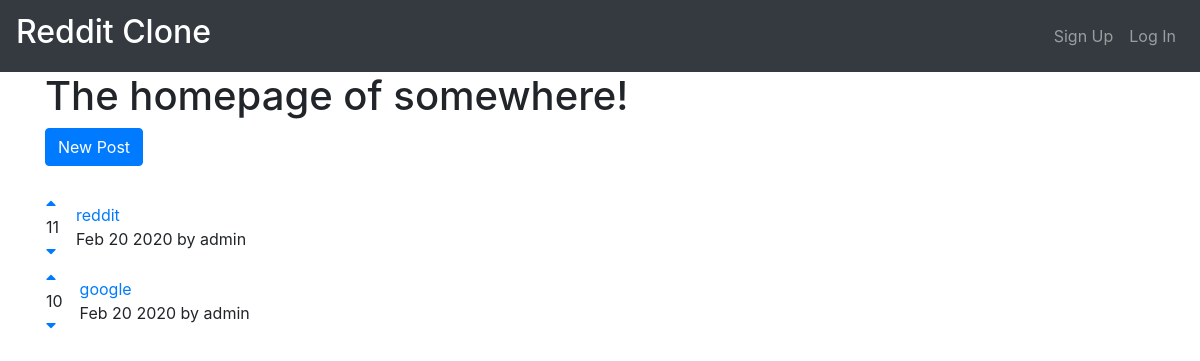
Before: / with the older database file.
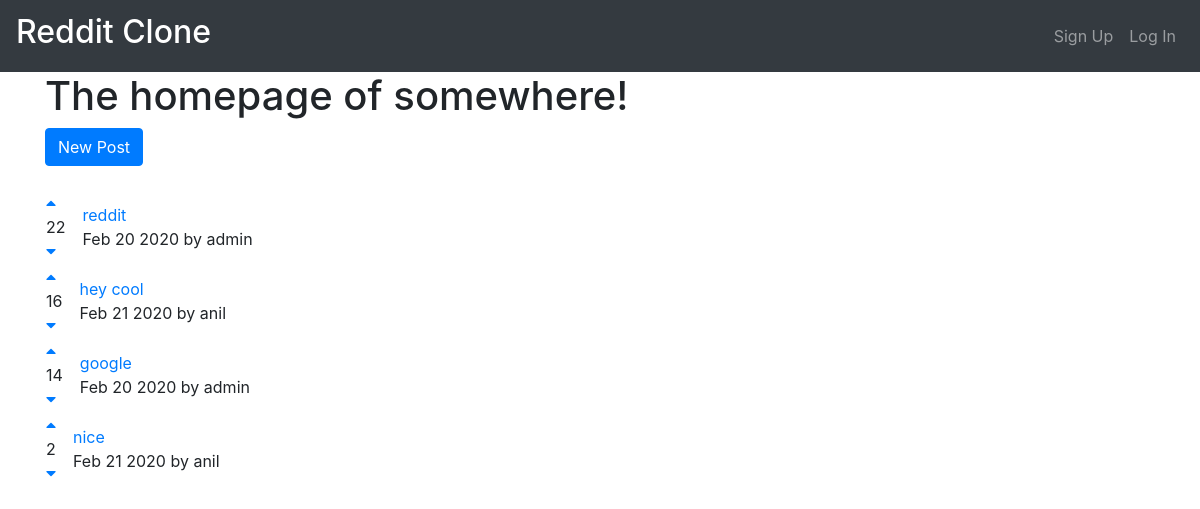
After: the same page with the newer database file.
### posts/models.py (models this page shows)
class Post(models.Model):
    title = models.CharField(max_length=200)
    url = models.TextField()
    pub_date = models.DateTimeField()
    author = models.ForeignKey(User, on_delete=models.CASCADE,)
    votes_total = models.IntegerField(default=1)
    def pub_date_pretty(self):
        return self.pub_date.strftime('%b %e %Y')

### posts/views.py (the view)
# urls.py: 2. Add a URL to urlpatterns:  path('', views.home, name='home')
def home(request):
    posts = Post.objects.order_by('-votes_total')
    return render(request, 'posts/home.html', {'posts': posts})

### posts/templates/posts/home.html (shortened to what this page needs)
{% extends 'base.html' %}
{% block content %}
	<h1>The homepage of somewhere!</h1>
	<a class="btn btn-primary" href="{% url 'posts:create' %}">New Post</a>
	<br>
	<br>
	{% for post in posts.all %}
		<table>
			<tr>
				<td class="pr-3"> <a href="#" onclick="document.getElementById('upvote{{ post.id }}').submit() "> <i class="fas fa-caret-up"></i></a><br> {{ post.votes_total }} <br><a href="#" onclick="document.getElementById('downvote{{ post.id }}').submit() "> <i class="fas fa-caret-down"></i></a></td>
				<td><a target="_blank" href="{{post.url}}">{{post.title}}</a>
				<br> {{post.pub_date_pretty}} by {{post.author.username}}
			<br> </td>
		</tr>
	</table>
{% endfor %}
{% endblock %}

### templates/base.html (shortened to what this page needs)
<!doctype html>
<html lang="en">
	<head>
		<link rel="stylesheet" href="https://stackpath.bootstrapcdn.com/bootstrap/4.4.1/css/bootstrap.min.css">
		<link rel="stylesheet" href="https://use.fontawesome.com/releases/v5.7.0/css/all.css">
	</head>
	<body>
		<nav class="navbar navbar-expand-lg navbar-dark bg-dark">
			<a class="navbar-brand" href="{% url 'home' %}"><h2>Reddit Clone</h2></a>
			<div class="collapse navbar-collapse" id="navbarSupportedContent">
				<ul class="navbar-nav ml-auto">
					{% if user.is_authenticated %}
						<li class="nav-item ">
							<a class="nav-link" href="#" onclick="document.getElementById('soForm').submit() ">Logout <span class="sr-only"></span></a>
						</li>
						<form id="soForm" action="{% url 'accounts:logout' %}" method="POST">
							{% csrf_token %}
							<input type="hidden">
						</form>
					{% else %}
						<li class="nav-item ">
							<a class="nav-link" href="{% url 'accounts:signup' %}">Sign Up</a>
						</li>
						<li class="nav-item ">
							<a class="nav-link" href="{% url 'accounts:login' %}">Log In</a>
						</li>
					{% endif %}
				</ul>
			</div>
		</nav>
		<div class="container">
			{% block content %}
			{% endblock %}
		</div>
	</body>
</html>

Changed rows visible on the page:
changed Post "reddit": votes_total "11" → "22"
added Post: votes_total "16", title "hey cool", pub_date_pretty "Feb 21 2020", author.username "anil"
changed Post "google": votes_total "10" → "14"
added Post: votes_total "2", title "nice", pub_date_pretty "Feb 21 2020", author.username "anil"
